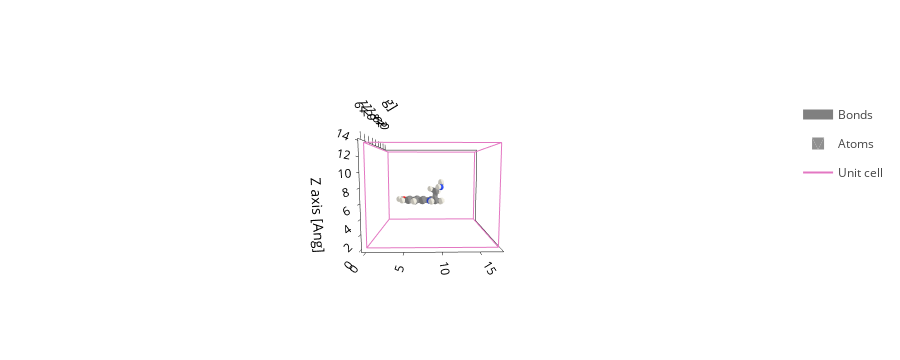

The cell this chart's notebook holds for it:
### Code cell
sero_centered.plot()

### Figure 1 — Plotly figure (JSON) as saved in the notebook; plotly's stock layout.template omitted (floating-point values rounded to 4 significant figures; data arrays with more than 128 entries replaced by an {"elided": "..."} marker saying what was removed)
{"data": [{"line": {"color": "gray", "width": 10}, "meta": {}, "mode": "lines", "name": "Bonds", "opacity": 1, "type": "scatter3d", "x": {"elided": "504 float values"}, "y": {"elided": "504 float values"}, "z": {"elided": "504 float values"}}, {"alphahull": 0, "color": "#909090", "hovertemplate": "%{meta.position}", "legendgroup": "Atoms", "meta": {"meta": {"Atoms_i": 0}, "position": "(5.86, 8.72, 4.92)"}, "name": "Atoms", "opacity": 1, "showlegend": true, "showscale": false, "type": "mesh3d", "x": {"elided": "225 float values"}, "y": {"elided": "225 float values"}, "z": {"elided": "225 float values"}}, {"alphahull": 0, "color": "#909090", "hovertemplate": "%{meta.position}", "legendgroup": "Atoms", "meta": {"meta": {"Atoms_i": 1}, "position": "(7.10, 9.37, 4.98)"}, "name": "Atoms", "opacity": 1, "showlegend": false, "showscale": false, "type": "mesh3d", "x": {"elided": "225 float values"}, "y": {"elided": "225 float values"}, "z": {"elided": "225 float values"}}, {"alphahull": 0, "color": "#3050F8", "hovertemplate": "%{meta.position}", "legendgroup": "Atoms", "meta": {"meta": {"Atoms_i": 2}, "position": "(8.14, 8.44, 5.07)"}, "name": "Atoms", "opacity": 1, "showlegend": false, "showscale": false, "type": "mesh3d", "x": {"elided": "225 float values"}, "y": {"elided": "225 float values"}, "z": {"elided": "225 float values"}}, {"alphahull": 0, "color": "#909090", "hovertemplate": "%{meta.position}", "legendgroup": "Atoms", "meta": {"meta": {"Atoms_i": 3}, "position": "(8.23, 5.88, 5.12)"}, "name": "Atoms", "opacity": 1, "showlegend": false, "showscale": false, "type": "mesh3d", "x": {"elided": "225 float values"}, "y": {"elided": "225 float values"}, "z": {"elided": "225 float values"}}, {"alphahull": 0, "color": "#909090", "hovertemplate": "%{meta.position}", "legendgroup": "Atoms", "meta": {"meta": {"Atoms_i": 4}, "position": "(7.40, 4.73, 5.08)"}, "name": "Atoms", "opacity": 1, "showlegend": false, "showscale": false, "type": "mesh3d", "x": {"elided": "225 float values"}, "y": {"elided": "225 float values"}, "z": {"elided": "225 float values"}}, {"alphahull": 0, "color": "#909090", "hovertemplate": "%{meta.position}", "legendgroup": "Atoms", "meta": {"meta": {"Atoms_i": 5}, "position": "(5.97, 4.86, 5.00)"}, "name": "Atoms", "opacity": 1, "showlegend": false, "showscale": false, "type": "mesh3d", "x": {"elided": "225 float values"}, "y": {"elided": "225 float values"}, "z": {"elided": "225 float values"}}, {"alphahull": 0, "color": "#909090", "hovertemplate": "%{meta.position}", "legendgroup": "Atoms", "meta": {"meta": {"Atoms_i": 6}, "position": "(5.34, 6.12, 4.96)"}, "name": "Atoms", "opacity": 1, "showlegend": false, "showscale": false, "type": "mesh3d", "x": {"elided": "225 float values"}, "y": {"elided": "225 float values"}, "z": {"elided": "225 float values"}}, {"alphahull": 0, "color": "#909090", "hovertemplate": "%{meta.position}", "legendgroup": "Atoms", "meta": {"meta": {"Atoms_i": 7}, "position": "(6.16, 7.29, 4.98)"}, "name": "Atoms", "opacity": 1, "showlegend": false, "showscale": false, "type": "mesh3d", "x": {"elided": "225 float values"}, "y": {"elided": "225 float values"}, "z": {"elided": "225 float values"}}, {"alphahull": 0, "color": "#909090", "hovertemplate": "%{meta.position}", "legendgroup": "Atoms", "meta": {"meta": {"Atoms_i": 8}, "position": "(7.59, 7.15, 5.07)"}, "name": "Atoms", "opacity": 1, "showlegend": false, "showscale": false, "type": "mesh3d", "x": {"elided": "225 float values"}, "y": {"elided": "225 float values"}, "z": {"elided": "225 float values"}}, {"alphahull": 0, "color": "#909090", "hovertemplate": "%{meta.position}", "legendgroup": "Atoms", "meta": {"meta": {"Atoms_i": 9}, "position": "(4.49, 9.37, 4.85)"}, "name": "Atoms", "opacity": 1, "showlegend": false, "showscale": false, "type": "mesh3d", "x": {"elided": "225 float values"}, "y": {"elided": "225 float values"}, "z": {"elided": "225 float values"}}, {"alphahull": 0, "color": "#EDEADE", "hovertemplate": "%{meta.position}", "legendgroup": "Atoms", "meta": {"meta": {"Atoms_i": 10}, "position": "(7.32, 10.46, 4.95)"}, "name": "Atoms", "opacity": 1, "showlegend": false, "showscale": false, "type": "mesh3d", "x": {"elided": "225 float values"}, "y": {"elided": "225 float values"}, "z": {"elided": "225 float values"}}, {"alphahull": 0, "color": "#EDEADE", "hovertemplate": "%{meta.position}", "legendgroup": "Atoms", "meta": {"meta": {"Atoms_i": 11}, "position": "(9.14, 8.67, 5.13)"}, "name": "Atoms", "opacity": 1, "showlegend": false, "showscale": false, "type": "mesh3d", "x": {"elided": "225 float values"}, "y": {"elided": "225 float values"}, "z": {"elided": "225 float values"}}, {"alphahull": 0, "color": "#EDEADE", "hovertemplate": "%{meta.position}", "legendgroup": "Atoms", "meta": {"meta": {"Atoms_i": 12}, "position": "(4.22, 6.18, 4.90)"}, "name": "Atoms", "opacity": 1, "showlegend": false, "showscale": false, "type": "mesh3d", "x": {"elided": "225 float values"}, "y": {"elided": "225 float values"}, "z": {"elided": "225 float values"}}, {"alphahull": 0, "color": "#FF0D0D", "hovertemplate": "%{meta.position}", "legendgroup": "Atoms", "meta": {"meta": {"Atoms_i": 13}, "position": "(5.15, 3.74, 4.97)"}, "name": "Atoms", "opacity": 1, "showlegend": false, "showscale": false, "type": "mesh3d", "x": {"elided": "225 float values"}, "y": {"elided": "225 float values"}, "z": {"elided": "225 float values"}}, {"alphahull": 0, "color": "#EDEADE", "hovertemplate": "%{meta.position}", "legendgroup": "Atoms", "meta": {"meta": {"Atoms_i": 14}, "position": "(7.85, 3.71, 5.11)"}, "name": "Atoms", "opacity": 1, "showlegend": false, "showscale": false, "type": "mesh3d", "x": {"elided": "225 float values"}, "y": {"elided": "225 float values"}, "z": {"elided": "225 float values"}}, {"alphahull": 0, "color": "#EDEADE", "hovertemplate": "%{meta.position}", "legendgroup": "Atoms", "meta": {"meta": {"Atoms_i": 15}, "position": "(9.34, 5.77, 5.17)"}, "name": "Atoms", "opacity": 1, "showlegend": false, "showscale": false, "type": "mesh3d", "x": {"elided": "225 float values"}, "y": {"elided": "225 float values"}, "z": {"elided": "225 float values"}}, {"alphahull": 0, "color": "#EDEADE", "hovertemplate": "%{meta.position}", "legendgroup": "Atoms", "meta": {"meta": {"Atoms_i": 16}, "position": "(5.72, 2.94, 5.03)"}, "name": "Atoms", "opacity": 1, "showlegend": false, "showscale": false, "type": "mesh3d", "x": {"elided": "225 float values"}, "y": {"elided": "225 float values"}, "z": {"elided": "225 float values"}}, {"alphahull": 0, "color": "#909090", "hovertemplate": "%{meta.position}", "legendgroup": "Atoms", "meta": {"meta": {"Atoms_i": 17}, "position": "(3.83, 9.54, 6.25)"}, "name": "Atoms", "opacity": 1, "showlegend": false, "showscale": false, "type": "mesh3d", "x": {"elided": "225 float values"}, "y": {"elided": "225 float values"}, "z": {"elided": "225 float values"}}, {"alphahull": 0, "color": "#3050F8", "hovertemplate": "%{meta.position}", "legendgroup": "Atoms", "meta": {"meta": {"Atoms_i": 18}, "position": "(4.66, 10.44, 7.08)"}, "name": "Atoms", "opacity": 1, "showlegend": false, "showscale": false, "type": "mesh3d", "x": {"elided": "225 float values"}, "y": {"elided": "225 float values"}, "z": {"elided": "225 float values"}}, {"alphahull": 0, "color": "#EDEADE", "hovertemplate": "%{meta.position}", "legendgroup": "Atoms", "meta": {"meta": {"Atoms_i": 19}, "position": "(5.59, 9.98, 7.22)"}, "name": "Atoms", "opacity": 1, "showlegend": false, "showscale": false, "type": "mesh3d", "x": {"elided": "225 float values"}, "y": {"elided": "225 float values"}, "z": {"elided": "225 float values"}}, {"alphahull": 0, "color": "#EDEADE", "hovertemplate": "%{meta.position}", "legendgroup": "Atoms", "meta": {"meta": {"Atoms_i": 20}, "position": "(4.25, 10.53, 8.03)"}, "name": "Atoms", "opacity": 1, "showlegend": false, "showscale": false, "type": "mesh3d", "x": {"elided": "225 float values"}, "y": {"elided": "225 float values"}, "z": {"elided": "225 float values"}}, {"alphahull": 0, "color": "#EDEADE", "hovertemplate": "%{meta.position}", "legendgroup": "Atoms", "meta": {"meta": {"Atoms_i": 21}, "position": "(2.83, 10.03, 6.11)"}, "name": "Atoms", "opacity": 1, "showlegend": false, "showscale": false, "type": "mesh3d", "x": {"elided": "225 float values"}, "y": {"elided": "225 float values"}, "z": {"elided": "225 float values"}}, {"alphahull": 0, "color": "#EDEADE", "hovertemplate": "%{meta.position}", "legendgroup": "Atoms", "meta": {"meta": {"Atoms_i": 22}, "position": "(3.65, 8.52, 6.70)"}, "name": "Atoms", "opacity": 1, "showlegend": false, "showscale": false, "type": "mesh3d", "x": {"elided": "225 float values"}, "y": {"elided": "225 float values"}, "z": {"elided": "225 float values"}}, {"alphahull": 0, "color": "#EDEADE", "hovertemplate": "%{meta.position}", "legendgroup": "Atoms", "meta": {"meta": {"Atoms_i": 23}, "position": "(4.58, 10.38, 4.38)"}, "name": "Atoms", "opacity": 1, "showlegend": false, "showscale": false, "type": "mesh3d", "x": {"elided": "225 float values"}, "y": {"elided": "225 float values"}, "z": {"elided": "225 float values"}}, {"alphahull": 0, "color": "#EDEADE", "hovertemplate": "%{meta.position}", "legendgroup": "Atoms", "meta": {"meta": {"Atoms_i": 24}, "position": "(3.81, 8.75, 4.20)"}, "name": "Atoms", "opacity": 1, "showlegend": false, "showscale": false, "type": "mesh3d", "x": {"elided": "225 float values"}, "y": {"elided": "225 float values"}, "z": {"elided": "225 float values"}}, {"meta": {}, "mode": "lines", "name": "Unit cell", "type": "scatter3d", "x": [0.0, 0.0, 16.51, 16.51, 0.0, 0.0, NaN, 0.0, 0.0, 0.0, 16.51, 16.51, 0.0, NaN, 16.51, 16.51, NaN, 16.51, 16.51], "y": [0.0, 17.59, 17.59, 17.59, 17.59, 17.59, NaN, 17.59, 0.0, 0.0, 0.0, 0.0, 0.0, NaN, 17.59, 0.0, NaN, 17.59, 0.0], "z": [0.0, 0.0, 0.0, 13.82, 13.82, 0.0, NaN, 13.82, 13.82, 0.0, 0.0, 13.82, 13.82, NaN, 0.0, 0.0, NaN, 13.82, 13.82]}], "layout": {"height": 360, "scene": {"aspectmode": "data", "aspectratio": {"x": 1.039, "y": 1.107, "z": 0.8698}, "camera": {"center": {"x": 0, "y": 0, "z": 0}, "eye": {"x": 2.154, "y": -0.0311, "z": 0.2141}, "projection": {"type": "perspective"}, "up": {"x": 0, "y": 0, "z": 1}}, "xaxis": {"title": {"text": "X axis [Ang]"}, "type": "linear"}, "yaxis": {"title": {"text": "Y axis [Ang]"}, "type": "linear"}, "zaxis": {"title": {"text": "Z axis [Ang]"}, "type": "linear"}}, "xaxis": {"scaleanchor": "y", "scaleratio": 1, "title": {"text": "X axis [Ang]"}}, "yaxis": {"title": {"text": "Y axis [Ang]"}}}}
